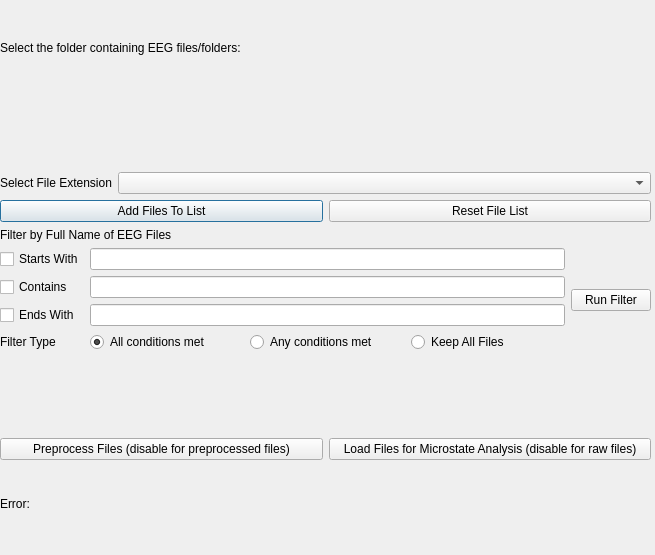
<?xml version="1.0" encoding="UTF-8"?>
<ui version="4.0">
 <class>Dialog</class>
 <widget class="QDialog" name="Dialog">
  <property name="geometry">
   <rect>
    <x>0</x>
    <y>0</y>
    <width>655</width>
    <height>555</height>
   </rect>
  </property>
  <property name="windowTitle">
   <string>Dialog</string>
  </property>
  <widget class="QWidget" name="verticalLayoutWidget">
   <property name="geometry">
    <rect>
     <x>0</x>
     <y>10</y>
     <width>651</width>
     <height>531</height>
    </rect>
   </property>
   <layout class="QVBoxLayout" name="verticalLayout">
    <item>
     <widget class="QLabel" name="uigetdir_label">
      <property name="text">
       <string>Select the folder containing EEG files/folders:</string>
      </property>
     </widget>
    </item>
    <item>
     <widget class="QWidget" name="uigetdir_widget" native="true"/>
    </item>
    <item>
     <layout class="QHBoxLayout" name="horizontalLayout">
      <item>
       <widget class="QLabel" name="fileExtLabel">
        <property name="sizePolicy">
         <sizepolicy hsizetype="Preferred" vsizetype="Preferred">
          <horstretch>0</horstretch>
          <verstretch>0</verstretch>
         </sizepolicy>
        </property>
        <property name="text">
         <string>Select File Extension</string>
        </property>
       </widget>
      </item>
      <item>
       <widget class="QComboBox" name="fileExtSelect">
        <property name="sizePolicy">
         <sizepolicy hsizetype="MinimumExpanding" vsizetype="Fixed">
          <horstretch>0</horstretch>
          <verstretch>0</verstretch>
         </sizepolicy>
        </property>
       </widget>
      </item>
     </layout>
    </item>
    <item>
     <layout class="QHBoxLayout" name="horizontalLayout_3">
      <item>
       <widget class="QPushButton" name="add_files_button">
        <property name="text">
         <string>Add Files To List</string>
        </property>
       </widget>
      </item>
      <item>
       <widget class="QPushButton" name="reset_files_button">
        <property name="text">
         <string>Reset File List</string>
        </property>
       </widget>
      </item>
     </layout>
    </item>
    <item>
     <layout class="QGridLayout" name="gridLayout_2">
      <item row="0" column="0">
       <widget class="QLabel" name="filter_title_label">
        <property name="text">
         <string>Filter by Full Name of EEG Files</string>
        </property>
       </widget>
      </item>
      <item row="1" column="1">
       <widget class="QPushButton" name="run_filter_button">
        <property name="text">
         <string>Run Filter</string>
        </property>
       </widget>
      </item>
      <item row="1" column="0">
       <layout class="QGridLayout" name="gridLayout">
        <item row="0" column="1">
         <widget class="QLineEdit" name="startswith_filter_input"/>
        </item>
        <item row="2" column="1">
         <widget class="QLineEdit" name="endswith_filter_input"/>
        </item>
        <item row="2" column="0">
         <widget class="QCheckBox" name="endswith_filter_checkbox">
          <property name="text">
           <string>Ends With</string>
          </property>
         </widget>
        </item>
        <item row="0" column="0">
         <widget class="QCheckBox" name="startswith_filter_checkbox">
          <property name="text">
           <string>Starts With</string>
          </property>
         </widget>
        </item>
        <item row="1" column="1">
         <widget class="QLineEdit" name="contains_filter_input"/>
        </item>
        <item row="1" column="0">
         <widget class="QCheckBox" name="contains_filter_checkbox">
          <property name="text">
           <string>Contains</string>
          </property>
         </widget>
        </item>
        <item row="4" column="1">
         <layout class="QHBoxLayout" name="horizontalLayout_5">
          <item>
           <widget class="QRadioButton" name="all_filter_type_radio">
            <property name="text">
             <string>All conditions met</string>
            </property>
            <property name="checked">
             <bool>true</bool>
            </property>
           </widget>
          </item>
          <item>
           <widget class="QRadioButton" name="any_filter_type_radio">
            <property name="text">
             <string>Any conditions met</string>
            </property>
           </widget>
          </item>
          <item>
           <widget class="QRadioButton" name="keepall_filter_type_radio">
            <property name="text">
             <string>Keep All Files</string>
            </property>
           </widget>
          </item>
         </layout>
        </item>
        <item row="4" column="0">
         <widget class="QLabel" name="filter_type_label">
          <property name="text">
           <string>Filter Type</string>
          </property>
         </widget>
        </item>
       </layout>
      </item>
     </layout>
    </item>
    <item>
     <widget class="QWidget" name="selectedfiles_widget" native="true"/>
    </item>
    <item>
     <layout class="QHBoxLayout" name="horizontalLayout_2">
      <item>
       <widget class="QPushButton" name="preprocessButton_2">
        <property name="text">
         <string>Preprocess Files (disable for preprocessed files)</string>
        </property>
       </widget>
      </item>
      <item>
       <widget class="QPushButton" name="preprocessButton">
        <property name="text">
         <string>Load Files for Microstate Analysis (disable for raw files)</string>
        </property>
       </widget>
      </item>
     </layout>
    </item>
    <item>
     <widget class="QLabel" name="error_label">
      <property name="text">
       <string>Error:</string>
      </property>
     </widget>
    </item>
   </layout>
  </widget>
 </widget>
 <resources/>
 <connections/>
</ui>
